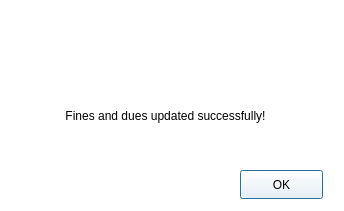
<?xml version="1.0" encoding="UTF-8"?>
<ui version="4.0">
 <class>functiondialog</class>
 <widget class="QDialog" name="functiondialog">
  <property name="geometry">
   <rect>
    <x>0</x>
    <y>0</y>
    <width>344</width>
    <height>211</height>
   </rect>
  </property>
  <property name="windowTitle">
   <string>iCardSIS</string>
  </property>
  <property name="windowIcon">
   <iconset resource="src.qrc">
    <normaloff>:/images/2.jpg</normaloff>:/images/2.jpg</iconset>
  </property>
  <property name="styleSheet">
   <string notr="true">background-color: rgb(255, 255, 255);
color: rgb(0, 0, 0);</string>
  </property>
  <widget class="QLabel" name="label">
   <property name="geometry">
    <rect>
     <x>130</x>
     <y>10</y>
     <width>63</width>
     <height>61</height>
    </rect>
   </property>
   <property name="text">
    <string/>
   </property>
   <property name="pixmap">
    <pixmap resource="src.qrc">:/images/successicon.jpg</pixmap>
   </property>
   <property name="scaledContents">
    <bool>true</bool>
   </property>
  </widget>
  <widget class="QLabel" name="label_2">
   <property name="geometry">
    <rect>
     <x>10</x>
     <y>90</y>
     <width>311</width>
     <height>51</height>
    </rect>
   </property>
   <property name="styleSheet">
    <string notr="true">color: rgb(0, 0, 0);
font: 12pt &quot;Times New Roman&quot;;</string>
   </property>
   <property name="text">
    <string>Fines and dues updated successfully!</string>
   </property>
   <property name="alignment">
    <set>Qt::AlignCenter</set>
   </property>
  </widget>
  <widget class="QPushButton" name="pushButton">
   <property name="geometry">
    <rect>
     <x>240</x>
     <y>170</y>
     <width>83</width>
     <height>29</height>
    </rect>
   </property>
   <property name="text">
    <string>OK</string>
   </property>
  </widget>
 </widget>
 <resources>
  <include location="src.qrc"/>
 </resources>
 <connections/>
</ui>
